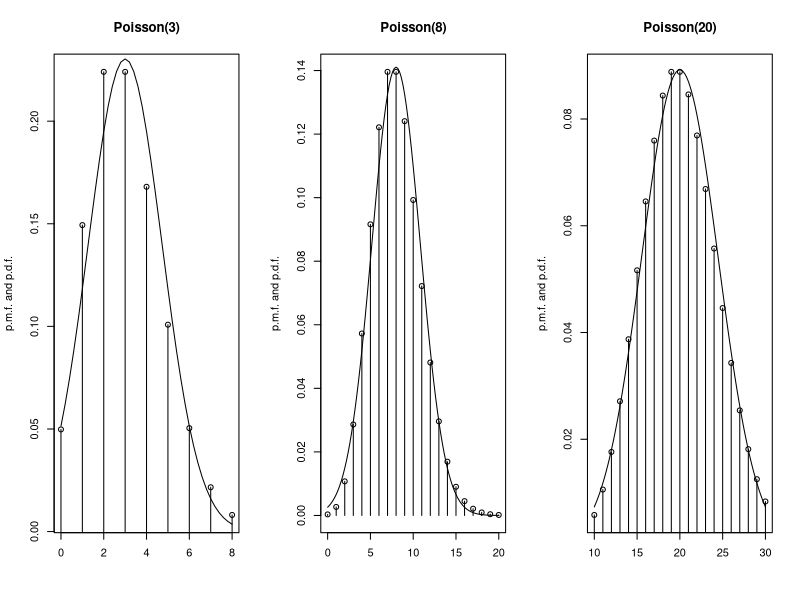

This chart was generated by the following R code:
postscript('cltpoisfig.ps', width=6, height=2)

par(mfrow=c(1,3))

plot(0:8, dpois(0:8, 3), type='h',
    xlab='', ylab='p.m.f. and p.d.f.', main='Poisson(3)', ps=10)
points(0:8, dpois(0:8, 3))
lines(seq(0, 8, 0.2), sapply(seq(0, 8, 0.2), dnorm, mean=3, sd=sqrt(3)))
    
plot(0:20, dpois(0:20, 8), type='h',
    xlab='', ylab='p.m.f. and p.d.f.', main='Poisson(8)', ps=10)
points(0:20, dpois(0:20, 8))
lines(seq(0, 20, 0.2), sapply(seq(0, 20, 0.2), dnorm, mean=8, sqrt(8)))

plot(10:30, dpois(10:30, 20), type='h',
    xlab='', ylab='p.m.f. and p.d.f.', main='Poisson(20)', ps=10)
points(10:30, dpois(10:30, 20))
lines(seq(10, 30, 0.2), sapply(seq(10, 30, 0.2), dnorm, mean=20, sd=sqrt(20)))

dev.off()
